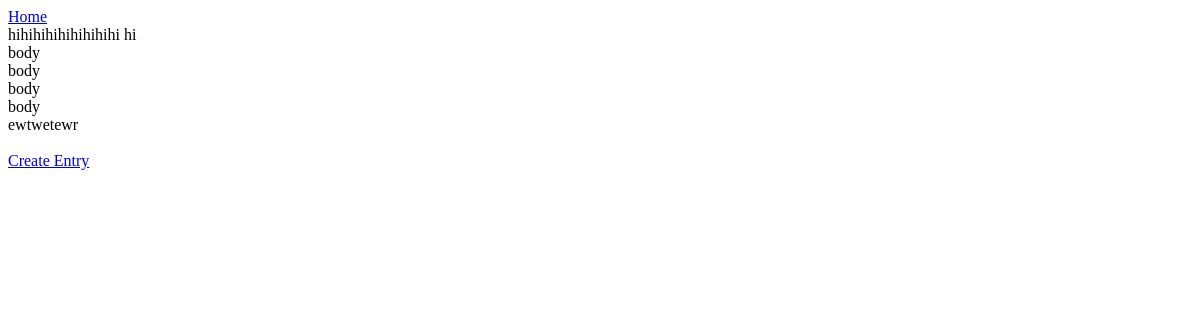
The page /blog?blog_id=11 on the database as committed earlier.
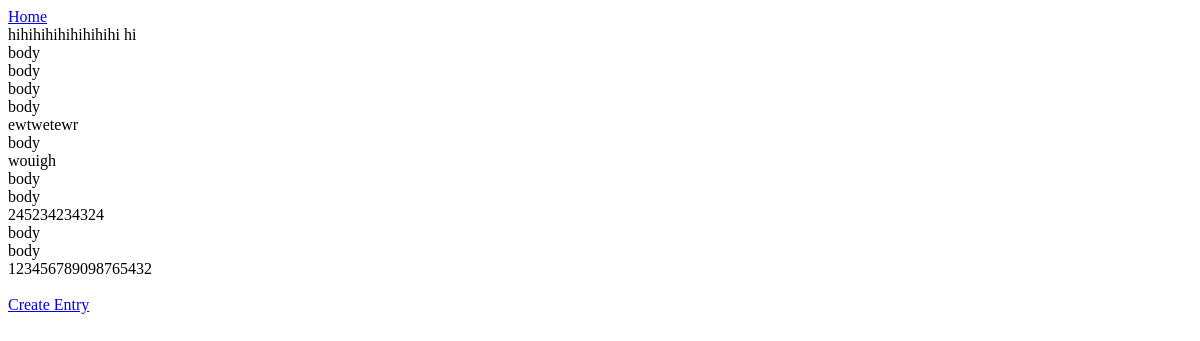
The same page on the database as committed later.
### tables this page shows
CREATE TABLE entrydata(blog_id INT, text TEXT, entry_id INT);

### __init__.py (the view)
@app.route("/blog", methods = ["POST","GET"])
def blogpage():
    blogVar = blog.load_blog(request.args["blog_id"])
    entries = ""
    for entry in blogVar:
        entries += entry[0]
        entries +="<br>"
    return render_template("blog.html", txt = entries, blog_id = request.args["blog_id"])

### blog.py (called while the page is built)
def load_blog(blog_id):
    db = sqlite3.connect(DB_NAME)
    cursor = db.cursor()
    cursor.execute(f"SELECT text FROM entrydata WHERE blog_id = {blog_id};")
    cursorfetch = cursor.fetchall()
    db.commit()
    db.close()
    return cursorfetch

### templates/blog.html
<html>
<a href="/"> Home </a>
<br>
{{txt | safe}}
<br>
<a href={{"/edit?editing=true&blog_id=" ~ blog_id}}> Create Entry </a>
</html>

Rows that differ between the two databases and show on the page:
no longer on this page (row unchanged): entrydata: text "hihihihihihihihihi hi body body body body ewtwetewr"
added entrydata: text "hihihihihihihihihi hi body body body body ewtwetewr body wouigh body body 245234234324 body body 123456789098765432"
